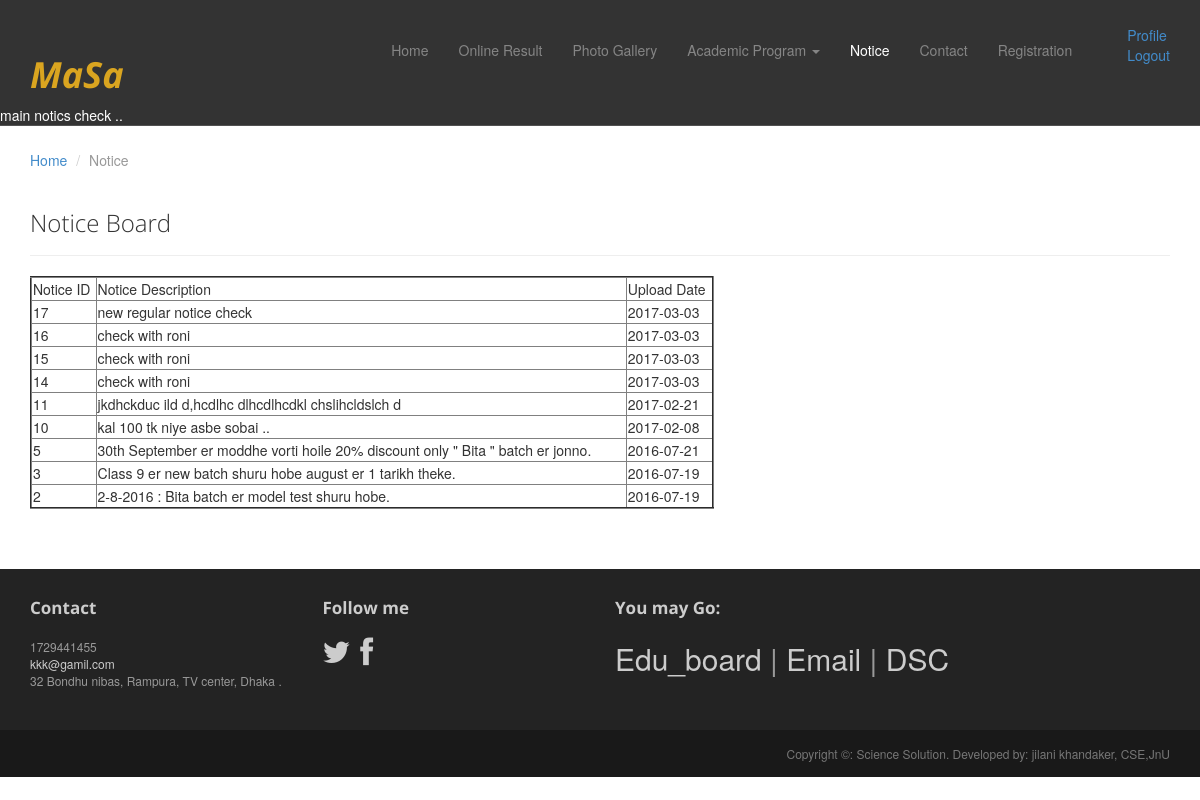
Screenshot of /notice.php (signed in) with the database file from the repository.
### tables this page shows
CREATE TABLE IF NOT EXISTS `tbl_notice` (
`notice_id` int(30) NOT NULL,
  `notice_des` varchar(400) NOT NULL,
  `notice_type` varchar(20) NOT NULL,
  `date` date NOT NULL,
  `deletion_status` tinyint(2) NOT NULL DEFAULT '0'
);

CREATE TABLE IF NOT EXISTS `tbl_contact_info` (
`contact_info_id` int(1) NOT NULL,
  `email` varchar(30) NOT NULL,
  `address` text NOT NULL,
  `phone` int(15) NOT NULL
);

### notice.php (called while the page is built)
<?php
$pages="notice_page";
include './index.php';

### application.php (called while the page is built, shortened)
<?php
class Application {
    public function __construct() {
        $host_name = 'localhost';
        $user_name = 'root';
        $password = '';
        $db_name = 'sciencesolution';
        $con = mysqli_connect($host_name, $user_name, $password);
        if ($con) {
            $db_select = mysqli_select_db($con, $db_name);
            if ($db_select) {
                return $con;
            } else {
                die('Database not selected' . mysqli_error($con));
            }
        } else {
            die('Database server connection fail' . mysqli_error($con));
        }
    }
    public function get_contact_info(){
        $con = $this->__construct();
        $sql = "SELECT * From tbl_contact_info   ";
        if (mysqli_query($con, $sql)) {
            $query_result = mysqli_query($con, $sql);
            return $query_result;
        } else {
            die('Query problem' . mysqli_error($con));
        }
    }
    public function select_latest_notice(){
        $con = $this->__construct();
        $sql3= " SELECT MAX(notice_id) FROM tbl_notice WHERE notice_type='main' AND deletion_status='0' ";
            if (mysqli_query($con, $sql3)) {
      $qu_res = mysqli_query($con, $sql3);
            $max_notice_id = mysqli_fetch_assoc($qu_res);
           $last_notice_id=$max_notice_id['MAX(notice_id)'];
           $sql = "SELECT * From tbl_notice  where notice_id = '$last_notice_id'  ";
        if (mysqli_query($con, $sql)) {
            $query_result = mysqli_query($con, $sql);
            return $query_result;
        } else {
            die('Query problem' . mysqli_error($con));
        }
               }
               }
    public function select_all_notice(){
        $con = $this->__construct();
        $sql = "SELECT * From tbl_notice WHERE notice_type='regular' AND deletion_status='0' ORDER BY notice_id DESC ";
        if (mysqli_query($con, $sql)) {
            $query_result = mysqli_query($con, $sql);
            return $query_result;
        } else {
            die('Query problem' . mysqli_error($con));
        }
    }
}

### pages/notice_page_content.php (the view)
<br><br><br><br><br><br>
<?php
$query_result=$obj_app->select_all_notice();
?>
<div class="container">
    <ol class="breadcrumb">
        <li><a href="index.php">Home</a></li>
        <li class="active">Notice</li>
    </ol>
    <div class="row">
        <article class="col-xs-12 maincontent">
            <header class="page-header">
                <h3 class="page-title">Notice Board</h3>
            </header>
            <table border="2" width="60%" >
                <tr> <td> Notice ID</td> <td> Notice Description </td> <td> Upload Date</td>  </tr>
                 <?php while ($qu_info=  mysqli_fetch_assoc($query_result)) { ?>
                <tr> <td> <?php echo $qu_info['notice_id']; ?></td>
                    <td> <?php echo $qu_info['notice_des']; ?> </td>
                    <td> <?php echo $qu_info['date']; ?></td>
                </tr>
                 <?php } ?>
            </table>
        </article>
    </div>
</div>

### include/menu.php (shortened to what this page needs)
<?php
$result = $obj_app-> select_latest_notice();
$latest_notice = mysqli_fetch_assoc($result);
?>
<div class="navbar navbar-inverse navbar-fixed-top headroom" >
    <div class="container">
        <div class="navbar-header">
            <h1 style="color: goldenrod; "> <i><b>MaSa </b></i></h1>
        </div>
        <div class="navbar-collapse collapse">
            <ul class="nav navbar-nav pull-right">
                <?php if(isset($pages)) { ?>
                <li><a href="index.php">Home</a></li>
                <?php if ($pages == 'result_page'){ ?>
                <li class="active"><a href="result.php">Online Result</a></li>
                <?php }  else {?>
                <li><a href="result.php">Online Result</a></li>
                <?php }
                if ($pages == 'photo_gallery'){ ?>
                <li class="active"><a href="photo_gallery.php">Photo Gallery</a></li>
                <?php }  else {?>
                <li><a href="photo_gallery.php">Photo Gallery</a></li>
                <?php }
                if ($pages == 'class8'|| $pages == 'class9' || $pages == 'class10' ||$pages == 'class11'){ ?>
                <li class="dropdown" class="active">
                    <a href="#" class="dropdown-toggle" data-toggle="dropdown">Academic Program <b class="caret"></b></a>
                    <ul class="dropdown-menu">
                        <li><a href="class8.php">Class 8 </a></li>
                        <li><a href="class9.php">Class 9</a></li>
                        <li><a href="class10.php">Class 10 </a></li>
                        <li><a href="class11.php">Class 11 </a></li>
                    </ul>
                </li>
                <?php }  else {?>
                <li class="dropdown">
                    <a href="#" class="dropdown-toggle" data-toggle="dropdown">Academic Program <b class="caret"></b></a>
                </li>
                <?php }
                if ($pages == 'notice_page'){ ?>
                <li   class="active" ><a href="notice.php">Notice </a></li>
                <?php }  else {?>
                <li ><a href="notice.php">Notice </a></li>
                <?php }
                if ($pages == 'contact'){ ?>
                <li class="active" ><a href="contact.php">Contact</a></li>
                <?php }  else {?>
                <li><a href="contact.php">Contact</a></li>
                <?php }
                if ($pages == 'signup'){ ?>
                <li class="active"><a href="signup.php">Registration</a></li>
                <?php }  else {?>
                <li><a href="signup.php">Registration</a></li>
                <?php } ?>
                 <?php
                if (isset($_SESSION['user_id']) && $_SESSION['user_type'] == 'student') { ?>
                          <li> <ul >
                                    <li><a href="student_info.php"><i class="halflings-icon user"></i> Profile</a></li>
                                    <li><a href="?status_logout=logout"><i class="halflings-icon off"></i> Logout</a></li>
                              </ul></li>
               <?php }
               else { ?>
                   <li><a href="admin/index.php">Log In</a></li>
              <?php }
                } else { ?>
                <?php
                if (isset($_SESSION['user_id']) && $_SESSION['user_type'] == 'student') { ?>
                          <li> <ul >
                                    <li><a href="student_info.php"><i class="halflings-icon user"></i> Profile</a></li>
                                    <li><a href="?status_logout=logout"><i class="halflings-icon off"></i> Logout</a></li>
                              </ul></li>
               <?php }
               else { ?>
                   <li><a href="admin/index.php">Log In</a></li>
              <?php } } ?>
            </ul>
        </div>
    </div>
    <div  style="color: #ffffff; "> <marquee> <?php echo $latest_notice['notice_des']; ?> </marquee></div>
</div>

### include/footer.php (shortened to what this page needs)
<?php
$query_res = $obj_app -> get_contact_info();
$contact_info = mysqli_fetch_assoc($query_res);
?>
<footer id="footer" class="top-space">
    <div class="footer1">
        <div class="container">
            <div class="row">
                <div class="col-md-3 widget">
                    <h3 class="widget-title">Contact</h3>
                    <div class="widget-body">
                        <p><?php   echo $contact_info['phone']; ?><br>
                            <a href="mailto:#"><?php   echo $contact_info['email']; ?></a><br>
                            <?php   echo $contact_info['address']; ?>
                        </p>
                    </div>
                </div>
                <div class="col-md-3 widget">
                    <h3 class="widget-title">Follow me</h3>
                    <div class="widget-body">
                        <p class="follow-me-icons">
                            <a href=""><i class="fa fa-twitter fa-2"></i></a>
                            <a href=""><i class="fa fa-facebook fa-2"></i></a>
                        </p>
                    </div>
                </div>
                <div class="col-md-6 widget">
                    <h3 class="widget-title">You may Go: </h3>
                    <div class="widget-body">
                        <p class="follow-me-icons">
                            <a target="_blank" href="http://www.educationboardresults.gov.bd">Edu_board </a> |
                            <a  target="_blank" href="https://mail.google.com">Email</a> |
                            <a  target="_blank" href="http://www.dsebd.org/">DSC </a>
                        </p>
                    </div>
                </div>
            </div>
        </div>
    </div>
    <div class="footer2">
        <div class="container">
            <div class="row">
                <div class="col-md-6 widget">
                </div>
                <div class="col-md-6 widget" >
                    <div class="widget-body" >
                        <p class="text-right" >
                            Copyright &copy: Science Solution. Developed by: jilani khandaker, CSE,JnU
                        </p>
                    </div>
                </div>
            </div>
        </div>
    </div>
</footer>

### assets/css/main.css (style rules this page uses)
.headroom { -webkit-transition: all 0.4s ease-out; -moz-transition: all 0.4s ease-out; -o-transition: all 0.4s ease-out; transition: all 0.4s ease-out; }
h1, h2, h3, h4, h5, h6 { font-family:"Open sans", Helvetica, Arial; }
h1, .h1, h2, .h2, h3, .h3 { margin-top:30px; }
.page-title { margin-top:20px; font-weight:300; }
.breadcrumb { background:none; padding:0; margin:30px 0 0px 0; }
.top-space { margin-top: 60px; }
.footer1 { background: #232323; padding: 30px 0 0 0; font-size: 12px; color: #999; }
.footer1 a { color: #ccc; }
.footer1 .widget { margin-bottom:30px; }
.footer1 .widget-title { font-size: 17px; font-weight: bold; color: #ccc; margin: 0 0 20px; }
.follow-me-icons { font-size:30px; }
.follow-me-icons i { float:left; margin:0 10px 0 0; }
.footer2 { background: #191919; padding: 15px 0; color: #777; font-size: 12px; }
.footer2 p { margin: 0; }

### rows the page displays
tbl_notice: notice_des "main notics check .."
tbl_notice: notice_id "17", notice_des "new regular notice check", date "2017-03-03"
tbl_notice: notice_id "16", notice_des "check with roni", date "2017-03-03"
tbl_notice: notice_id "15", notice_des "check with roni", date "2017-03-03"
tbl_notice: notice_id "14", notice_des "check with roni", date "2017-03-03"
tbl_notice: notice_id "11", notice_des "jkdhckduc ild d,hcdlhc dlhcdlhcdkl chslihcldslch d", date "2017-02-21"
tbl_notice: notice_id "10", notice_des "kal 100 tk niye asbe sobai ..", date "2017-02-08"
tbl_notice: notice_id "5", notice_des "30th September er moddhe vorti hoile 20% discount only \" Bita \" batch er jonno.", date "2016-07-21"
tbl_notice: notice_id "3", notice_des "Class 9 er new batch shuru hobe august er 1 tarikh theke.", date "2016-07-19"
tbl_notice: notice_id "2", notice_des "2-8-2016 : Bita batch er model test shuru hobe.", date "2016-07-19"
tbl_contact_info: phone "1729441455", email "kkk@gamil.com", address "32 Bondhu nibas, Rampura, TV center, Dhaka ."
